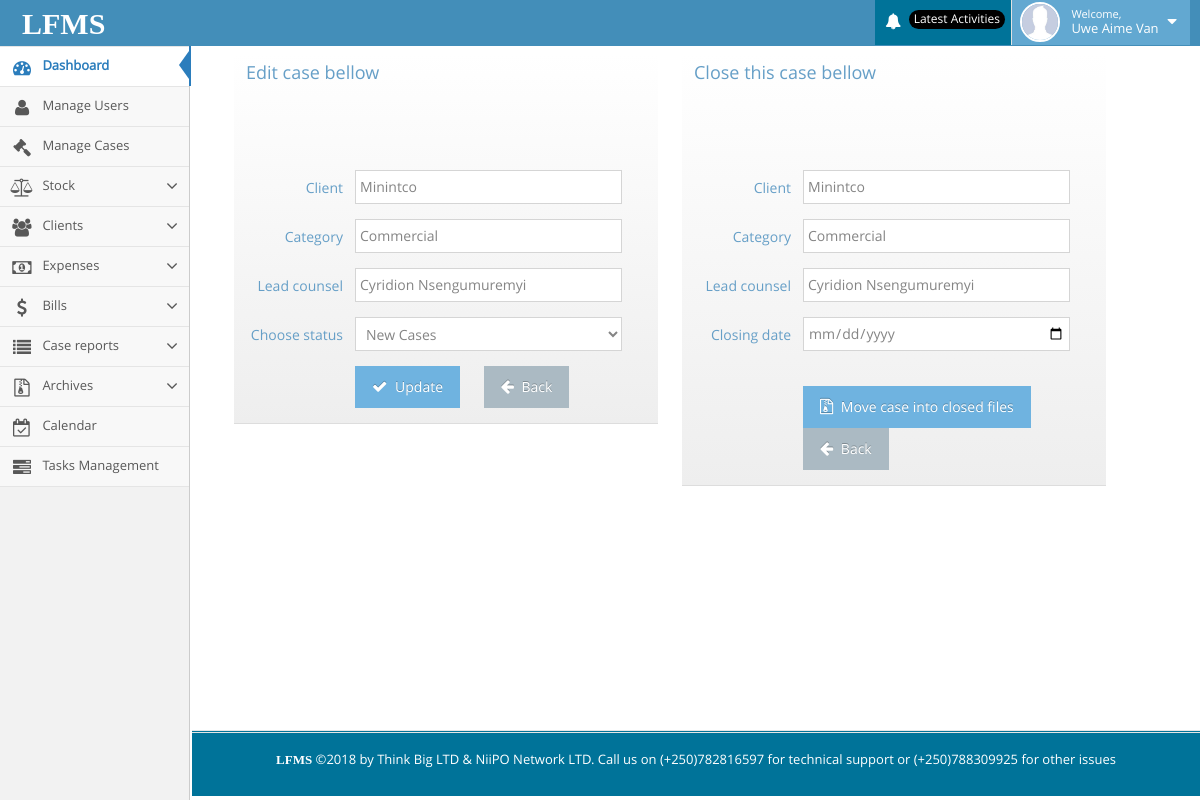
Page /lfms/edit_case.php?case_id=1 (signed in) on the committed database.
### tables this page shows
CREATE TABLE IF NOT EXISTS `permission` (
  `id` int(11) NOT NULL AUTO_INCREMENT,
  `user_id` varchar(100) NOT NULL,
  `permissions` varchar(200) NOT NULL,
  PRIMARY KEY (`id`)
);

CREATE TABLE IF NOT EXISTS `case_infos` (
  `id` int(11) NOT NULL AUTO_INCREMENT,
  `user_id` varchar(100) NOT NULL,
  `case_no` varchar(250) NOT NULL,
  `case_subject` varchar(200) NOT NULL,
  `file_number` varchar(250) NOT NULL,
  `urega` varchar(100) NOT NULL,
  `category` varchar(100) NOT NULL,
  `case_date` date NOT NULL,
  `closed_date` date NOT NULL,
  `leader` varchar(100) NOT NULL,
  `instutition` varchar(200) NOT NULL,
  `status` int(11) NOT NULL DEFAULT '1',
  PRIMARY KEY (`id`)
);

### lfms/edit_case.php (the view, shortened to what this page needs)
<?php include("include/header.php");?>
<?php
 if (isset($_GET['case_id'])) {
    $case_id = mysqli_real_escape_string($db,$_GET['case_id']);
}
?>
<div class="container" style="margin-right: 50px;width: 80%;">
    <div class="page-content">
        <div class="col-xs-12 col-sm-12 col-md-6">
            <div class="widget-header"  style="background-color:  #ff9999;">
                <h4 class="widget-title">Edit case bellow</h4>
                <?php
                    $select_your_case = "SELECT * FROM case_infos WHERE id = '".$case_id."'";
                    $result_by_your_case = mysqli_query($db,$select_your_case);
                    while ($row_by_your_case = mysqli_fetch_array($result_by_your_case)) {
                        $case_id    = $row_by_your_case['id'];
                        $urega      = $row_by_your_case['urega'];
                        $category   = $row_by_your_case['category'];
                        $leader     = $row_by_your_case['leader'];
                ?>
                <form class="form-horizontal" role="form" method="POST">
                    <div class="form-group">
                        <div class="col-sm-8">
                        </div>
                    </div>
                    <div class="form-group">
                        <div class="col-sm-8">
                        </div>
                    </div>
                    <div class="form-group">
                        <div class="col-sm-8">
                        </div>
                    </div>
                    <div class="form-group">
                        <div class="col-sm-8">
                        </div>
                    </div>
                    <div class="form-group">
                        <div class="col-sm-8">
                        </div>
                    </div>
                    <div class="form-group">
                        <label class="col-sm-3 control-label no-padding-right" for="form-field-2"> Client </label>
                        <div class="col-sm-8">
                            <input type="text" id="form-field-2" name="update_applicant" placeholder="Urega" class="form-control" value="<?php echo $urega;?>"/>
                        </div>
                    </div>
                    <div class="form-group">
                        <label class="col-sm-3 control-label no-padding-right" for="form-field-2"> Category </label>
                        <div class="col-sm-8">
                            <input type="text" id="form-field-2" name="update_category" placeholder="Category" class="form-control" value="<?php echo $category;?>" />
                        </div>
                    </div>
                    <div class="form-group">
                        <label class="col-sm-3 control-label no-padding-right" for="form-field-2"> Lead counsel </label>
                        <div class="col-sm-8">
                            <input type="text" id="form-field-2" name="update_leader" placeholder="Lead counsel" class="form-control" value="<?php echo $leader; ?>" />
                        </div>
                    </div>
                    <div class="form-group">
                        <label class="col-sm-3 control-label no-padding-right" for="form-field-2">Choose status </label>
                        <div class="col-sm-8">
                            <select class="form-control" name="update_status" id="form-field-2">
                                <?php
                                $select_status = "SELECT * FROM status";
                                $result_by_status = mysqli_query($db,$select_status);
                                while ($row_status = mysqli_fetch_array($result_by_status)) {
                                    $status_name = $row_status['name'];
                                ?>
                                <option><?php echo $status_name?></option>
                                <?php }?>
                            </select>
                        </div>
                    </div>
                    <div class="form-group">
                        <div class="col-md-offset-3 col-md-9">
                                <button class="btn btn-info" type="submit" name="update">
                                    <i class="ace-icon fa fa-check bigger-110"></i>
                                    Update
                                </button>
                                <a  href="my_case.php" class="btn" type="reset">
                                    <i class="ace-icon fa fa-arrow-left bigger-110"></i>
                                    Back
                                </a>
                        </div>
                    </div>
                </form>
                <?php }?>
            </div>
        </div>
        <div class="col-xs-12 col-sm-12 col-md-6">
            <div class="widget-header"  style="background-color:  #ff9999;">
                <h4 class="widget-title">Close this case bellow</h4>
                <?php
                    $select_your_case = "SELECT * FROM case_infos WHERE id = '".$case_id."'";
                    $result_by_your_case = mysqli_query($db,$select_your_case);
                    while ($row_by_your_case = mysqli_fetch_array($result_by_your_case)) {
                        $urega      = $row_by_your_case['urega'];
                        $category   = $row_by_your_case['category'];
                        $leader     = $row_by_your_case['leader'];
                ?>
                <form class="form-horizontal" role="form" method="POST">
                    <div class="form-group">
                        <div class="col-sm-8">
                        </div>
                    </div>
                    <div class="form-group">
                        <div class="col-sm-8">
                        </div>
                    </div>
                    <div class="form-group">
                        <div class="col-sm-8">
                        </div>
                    </div>
                    <div class="form-group">
                        <div class="col-sm-8">
                        </div>
                    </div>
                    <div class="form-group">
                        <div class="col-sm-8">
                        </div>
                    </div>
                    <div class="form-group">
                        <label class="col-sm-3 control-label no-padding-right" for="form-field-2"> Client </label>
                        <div class="col-sm-8">
                            <input type="text" id="form-field-2" name="applicant" placeholder="Urega" class="form-control" value="<?php echo $urega;?>"/>
                        </div>
                    </div>
                    <div class="form-group">
                        <label class="col-sm-3 control-label no-padding-right" for="form-field-2"> Category </label>
                        <div class="col-sm-8">
                            <input type="text" id="form-field-2" name="category" placeholder="Category" class="form-control" value="<?php echo $category;?>" />
                        </div>
                    </div>
                    <div class="form-group">
                        <label class="col-sm-3 control-label no-padding-right" for="form-field-2"> Lead counsel </label>
                        <div class="col-sm-8">
                            <input type="text" id="form-field-2" name="leader" placeholder="Lead counsel" class="form-control" value="<?php echo $leader; ?>" />
                        </div>
                    </div>
                    <div class="form-group">
                        <label class="col-sm-3 control-label no-padding-right" for="timepicker1">Closing date</label>
                        <div class="col-sm-8">
                                <input type="date" name="new_date" class="form-control" required="" />
                        </div>
                    </div>
                    <div class="form-group">
                        <div class="col-md-offset-3 col-md-9">
                                <button class="btn btn-info" type="submit" name="close_case">
                                    <i class="ace-icon fa fa-file-archive-o bigger-110"></i>
                                    Move case into closed files
                                </button>
                                <a  href="my_case.php" class="btn" type="reset">
                                    <i class="ace-icon fa fa-arrow-left bigger-110"></i>
                                    Back
                                </a>
                        </div>
                    </div>
                </form>
                <?php }?>
            </div>
        </div>
    </div>
</div>
<?php include("include/footer.php");?>

### lfms/include/header.php (shortened to what this page needs)
<?php include("include/connection.php"); ?>
<!DOCTYPE html>
<html lang="en">
<head>
    <link rel="stylesheet" href="assets/css/bootstrap.min.css"/>
    <link rel="stylesheet" href="assets/font-awesome/4.5.0/css/font-awesome.min.css"/>
    <link rel="stylesheet" href="assets/css/ace.min.css" class="ace-maican-stylesheet" id="main-ace-style"/>
    <link rel="stylesheet" href="assets/css/ace-skins.min.css"/>
    <link rel="stylesheet" href="assets/css/ace-rtl.min.css"/>
</head>
<body class="no-skin">
<div id="navbar" class="navbar navbar-default ace-save-state">
    <div class="navbar-container ace-save-state" id="navbar-container">
        <div class="navbar-header pull-left">
            <a href="home.php" class="navbar-brand" style="margin-top:4px;">
                <small>
                    <span style="color:#fff;font-weight:bold;font-family:century gothic;font-size:30px;">LFMS</span>
                </small>
            </a>
        </div>
        <div class="navbar-buttons navbar-header pull-right" role="navigation">
            <ul class="nav ace-nav">
                <?php
                if (isset($_SESSION['user_id'])) {
                    $user_id = $_SESSION['user_id'];
                    $username = $_SESSION['username'];
                    ?>
                    <li class="purple dropdown-modal">
                        <a data-toggle="dropdown" class="dropdown-toggle" href="#" style="background-color: #007399;">
                            <i class="ace-icon fa fa-bell icon-animated-bell"></i>
                            <span class="badge badge-important" style="background-color: #000;">Latest Activities</span>
                        </a>
                    </li>
                    <li class="light-blue dropdown-modal">
                        <a data-toggle="dropdown" href="#" class="dropdown-toggle">
                            <img class="nav-user-photo" src="images/a.jpg" alt="Username"/>
                            <span class="user-info">
                                    <small>Welcome,</small>
                                <?php echo $username; ?>
                                </span>
                            <i class="ace-icon fa fa-caret-down"></i>
                        </a>
                    </li>
                <?php } ?>
            </ul>
        </div>
    </div>
</div>
<div class="main-container ace-save-state" id="main-container">
    <div id="sidebar" class="sidebar responsive ace-save-state">
        <ul class="nav nav-list">
            <li class="active">
                <a href="home.php">
                    <i class="menu-icon fa fa-tachometer"></i>
                    <span class="menu-text"> Dashboard </span>
                </a>
            </li>
            <?php
            $select_all_permission = "SELECT * FROM permission WHERE `user_id` = '" . $user_id . "'";
            $result_all_permission = mysqli_query($db, $select_all_permission);
            while ($row_all = mysqli_fetch_array($result_all_permission)) {
                $permission_all = $row_all['permissions'];
                if ($permission_all == 2) {
                    ?>
                    <li class="">
                        <a href="super_lawyer_page.php">
                            <i class="menu-icon fa fa-user"></i>
                            <span class="menu-text"> Manage Users </span>
                        </a>
                    </li>
                <?php } elseif ($permission_all == 3) {
                    ?>
                    <li class="">
                        <a href="my_case.php">
                            <i class="menu-icon fa fa-legal"></i>
                            <span class="menu-text"> Manage Cases </span>
                        </a>
                    </li>
                <?php } elseif ($permission_all == 5) {
                    ?>
                    <li class="">
                        <a href="#" class="dropdown-toggle">
                            <i class="menu-icon fa fa-group"></i>
                            <span class="menu-text"> Clients </span>
                            <b class="arrow fa fa-angle-down"></b>
                        </a>
                    </li>
                    <?php
                } elseif ($permission_all == 4) {
                    ?>
                    <li class="">
                        <a href="#" class="dropdown-toggle">
                            <i class="menu-icon fa fa-balance-scale"></i>
                            <span class="menu-text"> Stock</span>
                            <b class="arrow fa fa-angle-down"></b>
                        </a>
                    </li>
                    <?php
                } elseif ($permission_all == 6) {
                    ?>
                    <li class="">
                        <a href="#" class="dropdown-toggle">
                            <i class="menu-icon fa fa-money"></i>
                            <span class="menu-text"> Expenses</span>
                            <b class="arrow fa fa-angle-down"></b>
                        </a>
                    </li>
                    <?php
                } elseif ($permission_all == 7) {
                    ?>
                    <li class="">
                        <a href="#" class="dropdown-toggle">
                            <i class="menu-icon fa fa-dollar"></i>
                            <span class="menu-text"> Bills </span>
                            <b class="arrow fa fa-angle-down"></b>
                        </a>
                    </li>
                    <?php
                } elseif ($permission_all == 8) {
                    ?>
                    <li class="">
                        <a href="#" class="dropdown-toggle">
                            <i class="menu-icon fa fa-list"></i>
                            <span class="menu-text"> Case reports </span>
                            <b class="arrow fa fa-angle-down"></b>
                        </a>
                    </li>
                    <li class="">
                        <a href="#" class="dropdown-toggle">
                            <i class="menu-icon fa fa-file-archive-o"></i>
                            <span class="menu-text"> Archives </span>
                            <b class="arrow fa fa-angle-down"></b>
                        </a>
                    </li>
                <?php } elseif ($permission_all == 9) {
                    ?>
                    <li class="">
                        <a href="calendar.php">
                            <i class="menu-icon fa fa-calendar-check-o"></i>
                            <span class="menu-text"> Calendar </span>
                        </a>
                    </li>
                <?php } elseif ($permission_all == 10) {
                    ?>
                    <li class="">
                        <a href="tasks.php">
                            <i class="menu-icon fa fa-tasks"></i>
                            <span class="menu-text"> Tasks Management </span>
                        </a>
                    </li>
                <?php }
            } ?>
        </ul>
    </div>
</div>
</body>
</html>

### rows in the picture
permission: permissions "2" (drawn)
permission: permissions "3" (drawn)
permission: permissions "4" (drawn)
permission: permissions "5" (drawn)
permission: permissions "6" (drawn)
permission: permissions "7" (drawn)
permission: permissions "8" (drawn)
permission: permissions "9" (drawn)
permission: permissions "10" (drawn)
case_infos: update_applicant "Minintco", update_category "Commercial", update_leader "Cyridion Nsengumuremyi", applicant "Minintco", category "Commercial", leader "Cyridion Nsengumuremyi"

### other values in the picture
$username "Uwe Aime Van"
form field update_status "New Cases"
